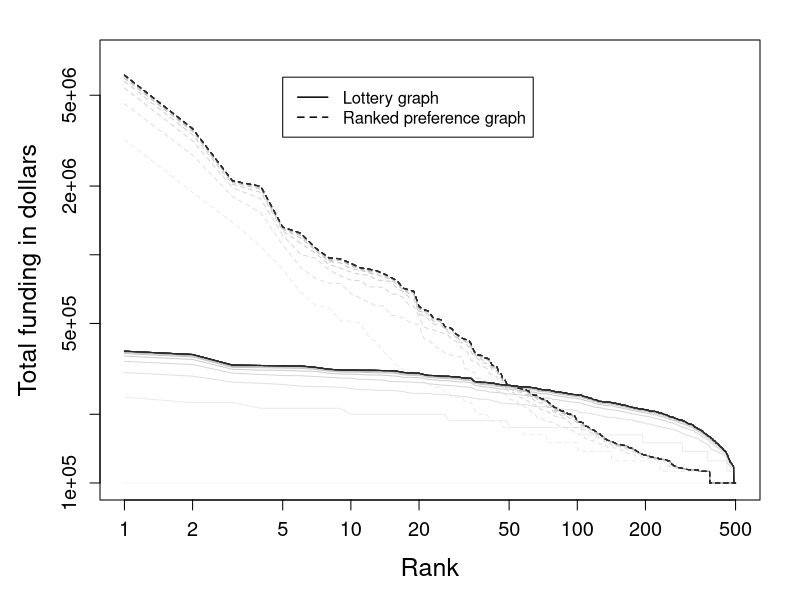
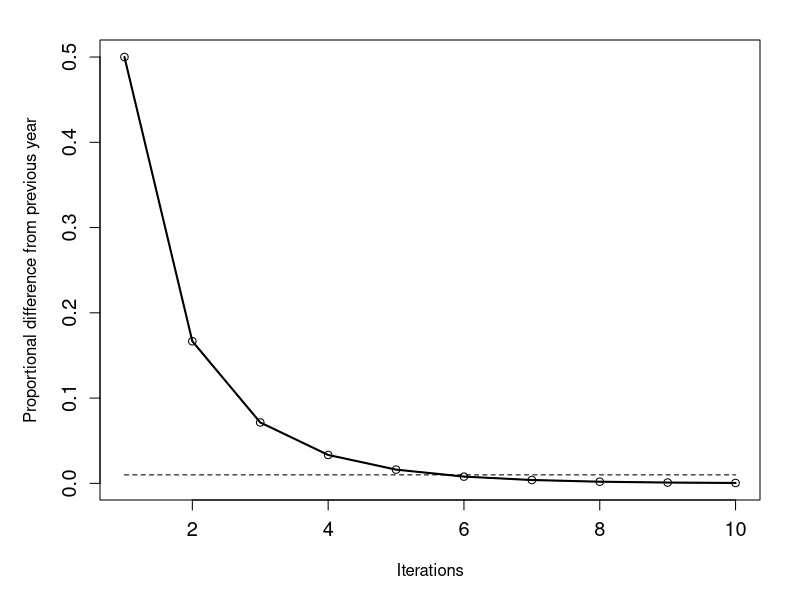

Write R code to recreate these figures, in order.

### Behavioral Network Science
### Language, Mind, and Society
# By Thomas T. Hills

# Code to reproduce figures and analyses for

#### Chapter 19  Fund People Not Projects ####


knitr::opts_chunk$set(echo = FALSE)
knitr::opts_chunk$set(message = FALSE)
knitr::opts_chunk$set(comment = NA)
knitr::opts_chunk$set(warning = FALSE)
options(knitr.table.format = "latex")

rm(list=ls())
library(igraph)
library(tidyverse)



#### Figure 19-2 ####

# Set random seed
set.seed(1)
# How many simulations--stictly, iterations.
sims = 20
# How many nodes
n =500 
# How many targets for contributions
ep = 4 
# Fraction to be given away
F = .5 # Fraction to be given away
# Matrix n x n 
gmat <- matrix(0, nrow = n, ncol = n)
# List of nodes
x <- 1:n
# Set buffer to capture pairs
pairs <- c()
# Each agent choose ep pairs to contribute to 
for(i in 1:n){ 
  pairs <- rbind(pairs, 
                 # Repeat self ep times
                 matrix(c(rep(i,ep),  
                          # Sample but don't choose self
                          sample(x[-i], size = ep,  
                 replace = FALSE)), ncol=2))
}

# Make graph from pairs
g <- graph_from_edgelist(pairs,directed=TRUE) 
# Compute degrees in network
#degree(g, mode="out")
#degree(g, mode="in")
# Get adjacency matrix
gmat <- as.matrix(as_adj(g))
# Starting budget
Budget_Injection <- rep(100000, n)
ID_budgets <- rep(0, n)
# Allocate budgets
ID_budgets <- ID_budgets + Budget_Injection 
# Start the budget keeper
B <- ID_budgets
# For each sim
for(i in 1:sims){
  # Update budgets
  ID_budgets <-  Budget_Injection + 
    colSums( (gmat/(rowSums(gmat))) * (ID_budgets*F)) # 
  # Add vector to budget keeper
  B <- rbind(B, ID_budgets)
}
# Store it
B1 <- B

# Save graph for statistics below
g1 <- g

# Make distribution graph for rank based
F = .5 # fraction to be given away
# Node vector
x <- 1:n
# Slope of preferences
a =1 
# Pairs buffer
pairs <- c()
# For each agent
for(i in 1:n){ 
  # Choose your contributions based on rank
  pairs <- rbind(pairs, 
                 matrix(c(rep(i,ep), 
                 sample(x[-i], size = ep, prob=x[-i]^(-a), 
                 replace = FALSE)), ncol=2))
}
# Make graph
g <- graph_from_edgelist(pairs,directed=TRUE) 
# Save network
g2 <- g
#degree(g, mode="out")
#degree(g, mode="in")
# Get adjacency
gmat <- as.matrix(as_adj(g))
# Budgets (as above)
Budget_Injection <- rep(100000, n)
ID_budgets <- rep(0, n)
ID_budgets <- ID_budgets + Budget_Injection # allocate budgets
numberOfNewNeighbors =20 
B2 <- ID_budgets
for(i in 1:sims){
  ID_budgets <-  Budget_Injection + 
    colSums( (gmat/(rowSums(gmat))) * (ID_budgets*F)) # 
  B2 <- rbind(B2, ID_budgets)
}

par(mfrow=c(1,1))
## Plot image of allocations
for(i in 1:nrow(B)){
  x <- B[i,]
  yy <-  sort(x, decreasing=TRUE)
  xx <- 1:length(yy)
  if(i == 1){
    par(mar=c(5,5,2,2))
    plot(xx, yy[xx], log="xy",cex.lab=1.5, cex.axis=1.2, ylim=c(min(B),max(B2)*1.2), xlim = c(1,n), ylab = "Total funding in dollars", xlab="Rank", type="n")
  }
  # Make grayness a function of order
  colstring <- paste("grey", toString(100-i*round(80/nrow(B))), sep="")
  lines(xx, yy[xx],col=colstring)
  
  x <- B2[i,]
  yy <-  sort(x, decreasing=TRUE)
  xx <- 1:length(yy)
  colstring <- paste("grey", toString(100-i*round(80/nrow(B))), sep="")
  if(i > 1) lines(xx, yy[xx],col=colstring, lty = 2)
}
legend(05, 6000000, legend=c("Lottery graph", "Ranked preference graph"), lty = 1:2, lwd = 1.5)


#### Figure 19-3 ####

# Sequence from 0 to end 
x <- seq(0, nrow(B1)-1)
# For each item in sequence
for(i in 1:(nrow(B1)-1)){
  x[i]<- sum((B1[i+1,]-B1[i,])) / sum(B1[i,])
}

x2 <- seq(0, nrow(B2)-1)
for(i in 1:(nrow(B2)-1)){
  x2[i]<- sum((B2[i+1,]-B2[i,])) / sum(B2[i,])
}
# Plot margins
par(mar=c(5,5,2,2))
# Plot
plot(x[1:10], cex.axis = 1.2, xlim = c(1, 10), cex.lab = 1, xlab="Iterations", ylab="Proportional difference from previous year")
lines(x2[1:10], col = "red")
lines(x[1:10], lwd=2)
lines(1:10,y=rep(.01,10), lty=2)

## eigenvector comparison

# Statistics based on eigenvector centrality
ec1 <- igraph::eigen_centrality(g1)$vector # compute eigenvector centrality
pr1 <- igraph::page_rank(g1, damping=.5)$vector
ac1 <- alpha_centrality(g1, alpha = .1)
# Eigenvector centrality correlation with final budgets
cor.test(B1[nrow(B1),], ec1)
# Pagerank correlation with final budgets
cor.test(B1[nrow(B1),], pr1)
# Alpha centrality with final budgets
cor.test(B1[nrow(B1),], ac1)

# Sambe for B2
ec2 <- igraph::eigen_centrality(g)$vector # compute eigenvector centrality
pr2 <- igraph::page_rank(g, damping = .5)$vector
ac2 <- alpha_centrality(g, alpha = .1)
cor.test(B2[nrow(B2),], ec2)
cor.test(B2[nrow(B2),], pr2)
cor.test(B2[nrow(B2),], ac2)

